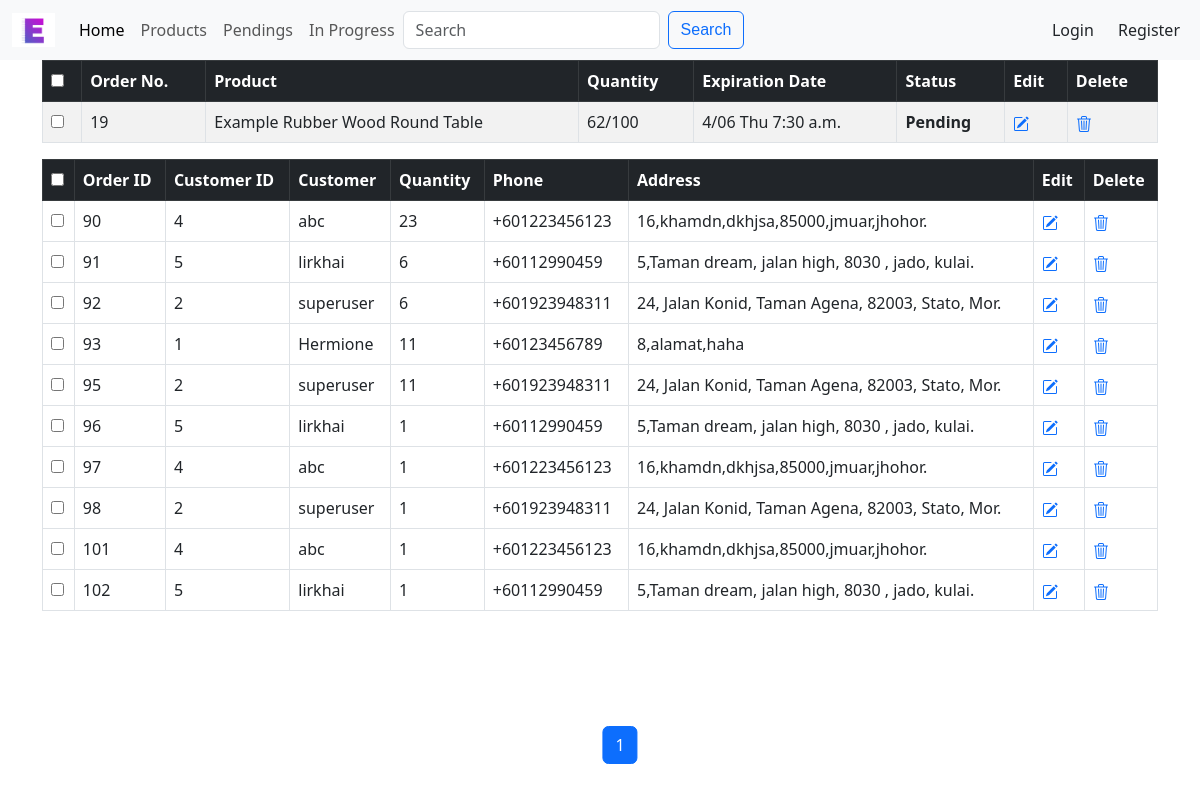
The app's page /manage_orders/19, older data.
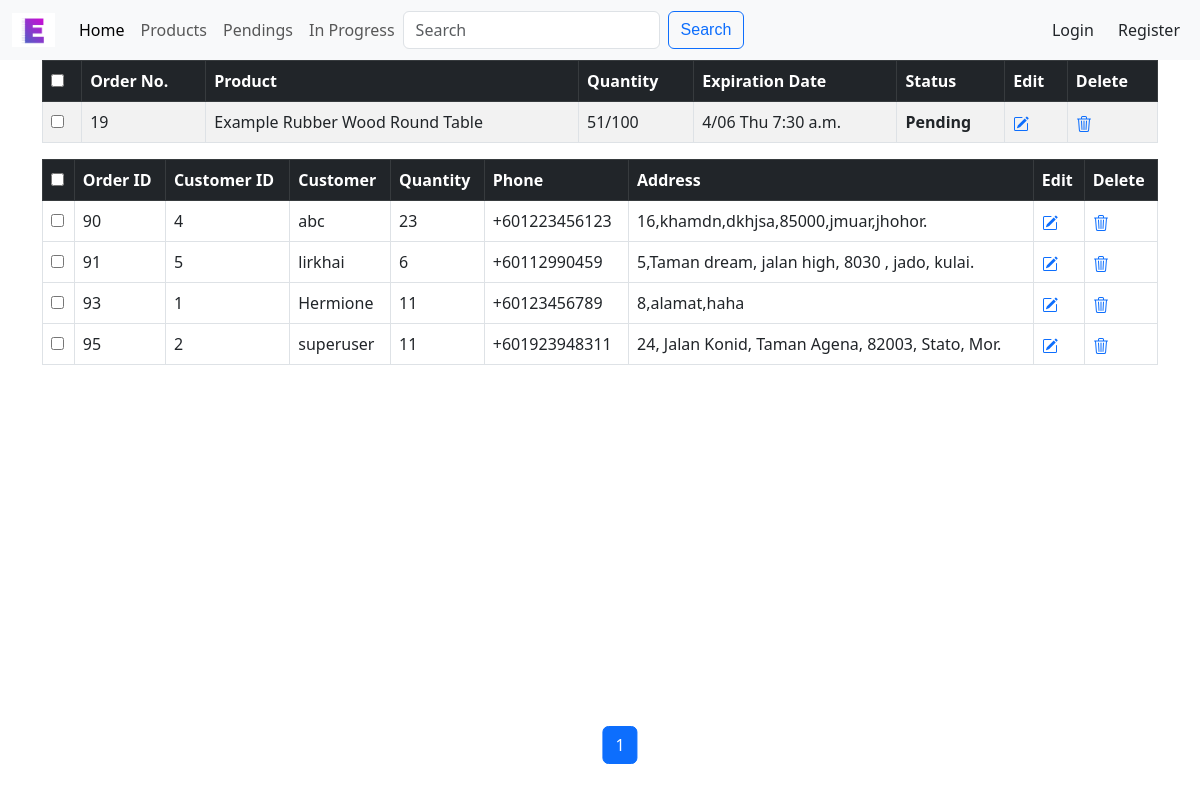
The same page, newer data.
### esb/models.py (models this page shows, shortened)
class PurchaseOrder(models.Model):
    product = models.ForeignKey(
        Product, on_delete=models.CASCADE, related_name="order_product"
    )
    date_time = models.DateTimeField(null=True)
    target_quantity = models.IntegerField()
    @property
    def is_expired(self):
        return timezone.now() >= self.date_time
    @property
    def total_quantity(self):
        return sum([purchase.quantity for purchase in self.customer_purchases.all()])
    @property
    def reach_target(self):
        total_quantity = sum(
            [purchase.quantity for purchase in self.customer_purchases.all()]
        )
        return total_quantity >= self.target_quantity

class CustomerPurchase(models.Model):
    customer = models.ForeignKey(
        Customer, on_delete=models.CASCADE, related_name="customer_purchases"
    )
    purchase = models.ForeignKey(
        PurchaseOrder, on_delete=models.CASCADE, related_name="customer_purchases"
    )
    quantity = models.IntegerField()

class Customer(models.Model):
    user = models.OneToOneField(
        User, on_delete=models.CASCADE, null=True, unique=True)
    name = models.CharField(max_length=100, null=True)
    phone = models.CharField(max_length=100, null=True)
    address = models.CharField(max_length=200, null=True)
    def __str__(self):
        return self.user.username

class User(AbstractUser):
    email_token = models.CharField(max_length=200)
    email_is_verified = models.BooleanField(default=False)

class Product(models.Model):
    title = models.CharField(max_length=100)
    description = models.TextField(max_length=1000)
    category = models.ForeignKey(
        Category,
        on_delete=models.SET_NULL,
        blank=True,
        null=True,
        related_name="categories",
    )
    price = models.DecimalField(max_digits=10, decimal_places=2)
    active = models.BooleanField(default=False)
    img = models.ImageField(upload_to="esb/static/esb/image")
    class Meta:
        ordering = ["-active", "id"]

### esb/views.py (the view)
def order_details(request, order_id):
    p_order = PurchaseOrder.objects.get(pk=order_id)
    cus_in_order = CustomerPurchase.objects.filter(purchase=p_order)
    paginator = Paginator(cus_in_order, 10)
    page_number = request.GET.get("page")
    page_obj = paginator.get_page(page_number)
    prev_prev_page_number = page_obj.number - 2
    if page_obj.number + 2 in page_obj.paginator.page_range:
        next_next_page_number = page_obj.number + 2
    else:
        next_next_page_number = None
    return render(request, "esb/order_details.html", {
        "page_obj": page_obj,
        "p_order": p_order,
        "next_next_page_number": next_next_page_number,
        "prev_prev_page_number": prev_prev_page_number
    })

### esb/templates/esb/order_details.html (shortened to what this page needs)
{% extends "esb/manage_orders.html" %}
{% load static %}
{% block top %}
<div class="table-responsive">
    <table id="bootstrapdatatable" class="table table-striped table-bordered" width="100%">
        <thead class="table-dark">
            <th><input type="checkbox" id="checkall" /></th>
            <th>Order No.</th>
            <th>Product</th>
            <th>Quantity</th>
            <th>Expiration Date</th>
            <th>Status</th>
            <th>Edit</th>
            <th>Delete</th>
        </thead>
        <tbody>
            <tr>
                <td><input type="checkbox" id="checkthis" /></td>
                <td>{{ p_order.id }}</td>
                <td>{{ p_order.product.title }}</td>
                <td><span id="total-quantity">{{ p_order.total_quantity }}</span>/{{ p_order.target_quantity }}</td>
                <td>{{ p_order.date_time|date:'n/d D g:i a' }} </td>
                <td id="order-status" style="text-align:left;">
                    {% if p_order.reach_target %}
                    <span class="text-success">
                        In Progress
                    </span>
                    {% else %}
                        {% if p_order.is_expired %}
                            <span class="text-danger">Expired</span>
                        {% else %}
                            Pending
                        {% endif %}
                    {% endif %}</td>
                <td>
                    <a href="#">
                    </a>
                </td>
                <td>
                    <a href="#">
                    </a>
                </td>
            </tr>
        </tbody>
    </table>
</div>
{% endblock %}
{% block thead %}
    <th><input type="checkbox" class="checkall" /></th>
    <th>Order ID</th>
    <th>Customer ID</th>
    <th>Customer</th>
    <th>Quantity</th>
    <th>Phone</th>
    <th>Address</th>
    <th>Edit</th>
    <th>Delete</th>
{% endblock %}
{% block tbody %}
    {% for cus in page_obj %}
        <tr id="tr{{ cus.id }}">
            <td><input type="checkbox" class="checkthis" /></td>
            <td>{{ cus.id }}</td>
            <td>{{ cus.customer.id }}</td>
            <td>{{ cus.customer }}</td>
            <td><span id="sp{{ cus.id }}">{{ cus.quantity }}</span>
            </td>
            <td>+{{ cus.customer.phone}}</td>
            <td>{{ cus.customer.address }}</td>
            <td><a id="edit{{ cus.id }}" onclick="editCusOrder('{{ cus.id }}')" style="color:#0d6efd;">
                </a>
            </td>
            <td><a onclick="deleteCusOrder('{{ cus.id }}')" style="color:#0d6efd;">
                </a>
            </td>
        </tr>
    {% endfor %}
    {% block pagination %}
        {% include 'esb/pagination.html' %}
    {% endblock %}
{% endblock %}

Row changes from the older to the newer data that the page shows:
removed CustomerPurchase: id "92", customer.id "2", customer "superuser", quantity "6", customer.phone "601923948311", customer.address "24, Jalan Konid, Taman Agena, 82003, Stato, Mor."
removed CustomerPurchase: id "96", customer.id "5", customer "lirkhai", quantity "1", customer.phone "60112990459", customer.address "5,Taman dream, jalan high, 8030 , jado, kulai."
removed CustomerPurchase: id "97", customer.id "4", customer "abc", quantity "1", customer.phone "601223456123", customer.address "16,khamdn,dkhjsa,85000,jmuar,jhohor."
removed CustomerPurchase: id "98", customer.id "2", customer "superuser", quantity "1", customer.phone "601923948311", customer.address "24, Jalan Konid, Taman Agena, 82003, Stato, Mor."
removed CustomerPurchase: id "101", customer.id "4", customer "abc", quantity "1", customer.phone "601223456123", customer.address "16,khamdn,dkhjsa,85000,jmuar,jhohor."
removed CustomerPurchase: id "102", customer.id "5", customer "lirkhai", quantity "1", customer.phone "60112990459", customer.address "5,Taman dream, jalan high, 8030 , jado, kulai."
computed for PurchaseOrder "4/06 Thu 7:30 a.m.": total_quantity "62" → "51"
